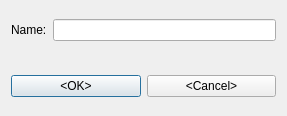
<?xml version="1.0" encoding="UTF-8"?>
<ui version="4.0">
 <class>NewLevelDialog</class>
 <widget class="QDialog" name="NewLevelDialog">
  <property name="geometry">
   <rect>
    <x>0</x>
    <y>0</y>
    <width>287</width>
    <height>116</height>
   </rect>
  </property>
  <property name="windowTitle">
   <string>Dialog</string>
  </property>
  <layout class="QVBoxLayout" name="verticalLayout">
   <item>
    <layout class="QHBoxLayout" name="horizontalLayout">
     <item>
      <widget class="QLabel" name="label">
       <property name="text">
        <string>Name:</string>
       </property>
      </widget>
     </item>
     <item>
      <widget class="QLineEdit" name="levelNameEdit">
       <property name="maxLength">
        <number>28</number>
       </property>
      </widget>
     </item>
    </layout>
   </item>
   <item>
    <layout class="QHBoxLayout" name="horizontalLayout_2">
     <property name="topMargin">
      <number>20</number>
     </property>
     <item>
      <widget class="QPushButton" name="okButton">
       <property name="text">
        <string>&lt;OK&gt;</string>
       </property>
      </widget>
     </item>
     <item>
      <widget class="QPushButton" name="cancelButton">
       <property name="text">
        <string>&lt;Cancel&gt;</string>
       </property>
      </widget>
     </item>
    </layout>
   </item>
  </layout>
 </widget>
 <resources/>
 <connections/>
</ui>
